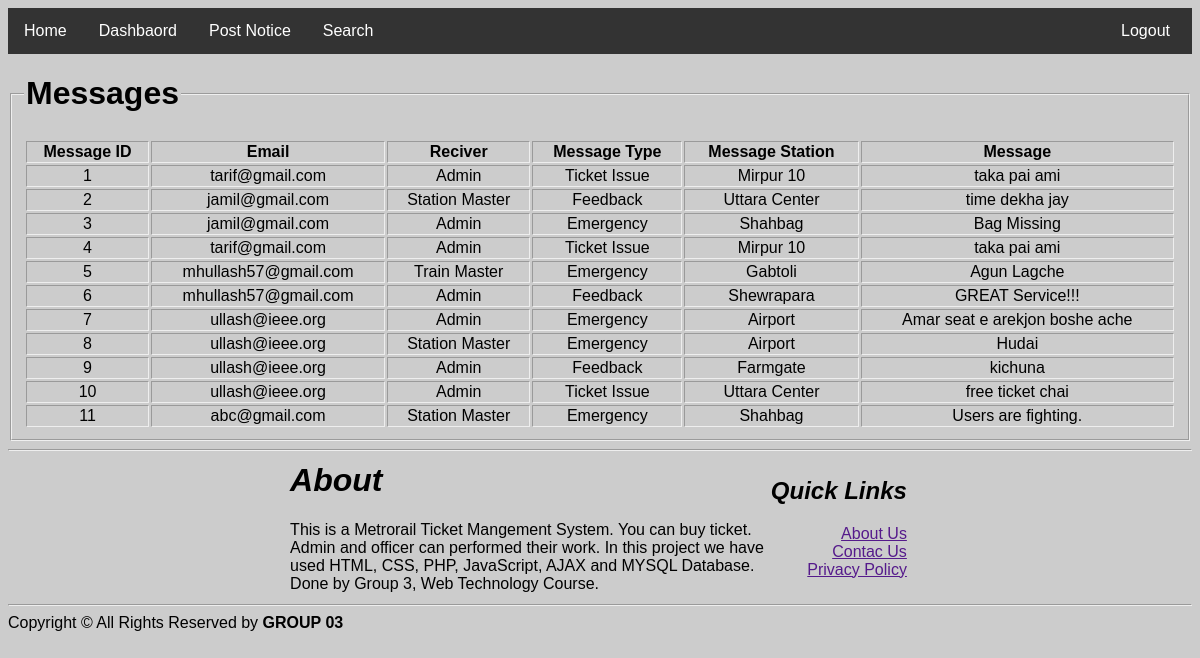
Screenshot of /sm/message.php with the database file from the repository.
### tables this page shows
CREATE TABLE `em_msg` (
  `m_id` int(11) NOT NULL,
  `u_email` varchar(20) NOT NULL,
  `msg_rcvr` varchar(100) NOT NULL,
  `msg_type` varchar(20) NOT NULL,
  `s_name` varchar(20) NOT NULL,
  `msg` text NOT NULL,
  `time` time NOT NULL
);

### sm/models/db_config.php (called while the page is built, shortened)
<?php
	$db_server="localhost";
	$db_uname="root";
	$db_pass="";
	$db_name="web_project";
	function get($query){
		global $db_server,$db_uname,$db_pass,$db_name;
		$conn = mysqli_connect($db_server,$db_uname,$db_pass,$db_name);
		$data = array();
		if($conn){
			$result = mysqli_query($conn,$query);
			while($row = mysqli_fetch_assoc($result)){
				$data[] = $row;
			}
		}
		return $data;
	}
?>

### sm/message.php (the view, shortened to what this page needs)
<?php
 include_once 'controllers/header.php';
 include_once 'models/db_config.php';
?>
<html>
	<head>
    </head>
	<body>
        <fieldset>
            <legend><h1>Messages</h1></legend>
            <table border="1" align="center" class="table-1">
            <?php
              $query = "select m_id, u_email, msg_rcvr, msg_type,s_name, msg from em_msg";
              $result=get($query);
              echo "<tr>
                              <th>Message ID</th>
                              <th>Email</th>
                              <th>Reciver</th>
                              <th>Message Type</th>
                              <th>Message Station</th>
                              <th>Message</th>
                    </tr>";
                foreach ($result as $row){
                    echo "<tr><td align='center'>$row[m_id]</td>";
                    echo "<td align='center'>$row[u_email]</td>";
                    echo "<td align='center'>$row[msg_rcvr]</td>";
                    echo "<td align='center'>$row[msg_type]</td>";
                    echo "<td align='center'>$row[s_name]</td>";
                    echo "<td align='center'>$row[msg]</td></tr>";
                }
            ?>
           </table>
           </fieldset>
	</body>
</html>
<?php
 include 'controllers/footer.php';
?>

### sm/controllers/header.php (style rules this page uses)
body { font-family: Arial, Helvetica, sans-serif; background-color: rgb(204, 204, 204); }

### sm/message.php (style rules this page uses)
body { background-color: rgb(204, 204, 204); }
.table-1 { font-family: arial, sans-serif; border: 1px; width: 100%; }

### rows the page displays
em_msg: m_id "1", u_email "tarif@gmail.com", msg_rcvr "Admin", msg_type "Ticket Issue", s_name "Mirpur 10", msg "taka pai ami"
em_msg: m_id "2", u_email "jamil@gmail.com", msg_rcvr "Station Master", msg_type "Feedback", s_name "Uttara Center", msg "time dekha jay"
em_msg: m_id "3", u_email "jamil@gmail.com", msg_rcvr "Admin", msg_type "Emergency", s_name "Shahbag", msg "Bag Missing"
em_msg: m_id "4", u_email "tarif@gmail.com", msg_rcvr "Admin", msg_type "Ticket Issue", s_name "Mirpur 10", msg "taka pai ami"
em_msg: m_id "5", u_email "mhullash57@gmail.com", msg_rcvr "Train Master", msg_type "Emergency", s_name "Gabtoli", msg "Agun Lagche"
em_msg: m_id "6", u_email "mhullash57@gmail.com", msg_rcvr "Admin", msg_type "Feedback", s_name "Shewrapara", msg "GREAT Service!!!"
em_msg: m_id "7", u_email "ullash@ieee.org", msg_rcvr "Admin", msg_type "Emergency", s_name "Airport", msg "Amar seat e arekjon boshe ache"
em_msg: m_id "8", u_email "ullash@ieee.org", msg_rcvr "Station Master", msg_type "Emergency", s_name "Airport", msg "Hudai"
em_msg: m_id "9", u_email "ullash@ieee.org", msg_rcvr "Admin", msg_type "Feedback", s_name "Farmgate", msg "kichuna"
em_msg: m_id "10", u_email "ullash@ieee.org", msg_rcvr "Admin", msg_type "Ticket Issue", s_name "Uttara Center", msg "free ticket chai"
em_msg: m_id "11", u_email "abc@gmail.com", msg_rcvr "Station Master", msg_type "Emergency", s_name "Shahbag", msg "Users are fighting."
